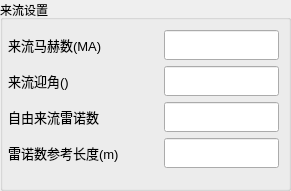
          <widget class="QGroupBox" name="groupBox_13">
           <property name="geometry">
            <rect>
             <x>10</x>
             <y>230</y>
             <width>291</width>
             <height>191</height>
            </rect>
           </property>
           <property name="minimumSize">
            <size>
             <width>291</width>
             <height>0</height>
            </size>
           </property>
           <property name="title">
            <string>来流设置</string>
           </property>
           <widget class="QWidget" name="layoutWidget">
            <property name="geometry">
             <rect>
              <x>8</x>
              <y>30</y>
              <width>271</width>
              <height>140</height>
             </rect>
            </property>
            <layout class="QGridLayout" name="gridLayout_16">
             <item row="0" column="0">
              <widget class="QLabel" name="label_llma">
               <property name="sizePolicy">
                <sizepolicy hsizetype="Fixed" vsizetype="Preferred">
                 <horstretch>0</horstretch>
                 <verstretch>0</verstretch>
                </sizepolicy>
               </property>
               <property name="minimumSize">
                <size>
                 <width>100</width>
                 <height>0</height>
                </size>
               </property>
               <property name="font">
                <font>
                 <pointsize>10</pointsize>
                </font>
               </property>
               <property name="text">
                <string>来流马赫数(MA)</string>
               </property>
              </widget>
             </item>
             <item row="0" column="1">
              <spacer name="horizontalSpacer_23">
               <property name="orientation">
                <enum>Qt::Horizontal</enum>
               </property>
               <property name="sizeType">
                <enum>QSizePolicy::Fixed</enum>
               </property>
               <property name="sizeHint" stdset="0">
                <size>
                 <width>30</width>
                 <height>20</height>
                </size>
               </property>
              </spacer>
             </item>
             <item row="0" column="2">
              <widget class="QLineEdit" name="ll_textma">
               <property name="sizePolicy">
                <sizepolicy hsizetype="Expanding" vsizetype="Fixed">
                 <horstretch>0</horstretch>
                 <verstretch>0</verstretch>
                </sizepolicy>
               </property>
               <property name="minimumSize">
                <size>
                 <width>0</width>
                 <height>30</height>
                </size>
               </property>
               <property name="font">
                <font>
                 <pointsize>11</pointsize>
                </font>
               </property>
               <property name="alignment">
                <set>Qt::AlignCenter</set>
               </property>
              </widget>
             </item>
             <item row="1" column="0">
              <widget class="QLabel" name="label_llyingjaio">
               <property name="sizePolicy">
                <sizepolicy hsizetype="Fixed" vsizetype="Preferred">
                 <horstretch>0</horstretch>
                 <verstretch>0</verstretch>
                </sizepolicy>
               </property>
               <property name="minimumSize">
                <size>
                 <width>80</width>
                 <height>0</height>
                </size>
               </property>
               <property name="font">
                <font>
                 <pointsize>10</pointsize>
                </font>
               </property>
               <property name="text">
                <string>来流迎角()</string>
               </property>
              </widget>
             </item>
             <item row="1" column="1">
              <spacer name="horizontalSpacer_24">
               <property name="orientation">
                <enum>Qt::Horizontal</enum>
               </property>
               <property name="sizeType">
                <enum>QSizePolicy::Fixed</enum>
               </property>
               <property name="sizeHint" stdset="0">
                <size>
                 <width>30</width>
                 <height>20</height>
                </size>
               </property>
              </spacer>
             </item>
             <item row="1" column="2">
              <widget class="QLineEdit" name="ll_textyingjiao">
               <property name="sizePolicy">
                <sizepolicy hsizetype="Expanding" vsizetype="Fixed">
                 <horstretch>0</horstretch>
                 <verstretch>0</verstretch>
                </sizepolicy>
               </property>
               <property name="minimumSize">
                <size>
                 <width>0</width>
                 <height>30</height>
                </size>
               </property>
               <property name="font">
                <font>
                 <pointsize>11</pointsize>
                </font>
               </property>
               <property name="alignment">
                <set>Qt::AlignCenter</set>
               </property>
              </widget>
             </item>
             <item row="2" column="0">
              <widget class="QLabel" name="label_llleinuo">
               <property name="sizePolicy">
                <sizepolicy hsizetype="Fixed" vsizetype="Preferred">
                 <horstretch>0</horstretch>
                 <verstretch>0</verstretch>
                </sizepolicy>
               </property>
               <property name="minimumSize">
                <size>
                 <width>80</width>
                 <height>0</height>
                </size>
               </property>
               <property name="font">
                <font>
                 <pointsize>10</pointsize>
                </font>
               </property>
               <property name="text">
                <string>自由来流雷诺数</string>
               </property>
              </widget>
             </item>
             <item row="2" column="1">
              <spacer name="horizontalSpacer_25">
               <property name="orientation">
                <enum>Qt::Horizontal</enum>
               </property>
               <property name="sizeType">
                <enum>QSizePolicy::Fixed</enum>
               </property>
               <property name="sizeHint" stdset="0">
                <size>
                 <width>30</width>
                 <height>20</height>
                </size>
               </property>
              </spacer>
             </item>
             <item row="2" column="2">
              <widget class="QLineEdit" name="ll_textleinuo">
               <property name="sizePolicy">
                <sizepolicy hsizetype="Expanding" vsizetype="Fixed">
                 <horstretch>0</horstretch>
                 <verstretch>0</verstretch>
                </sizepolicy>
               </property>
               <property name="minimumSize">
                <size>
                 <width>0</width>
                 <height>30</height>
                </size>
               </property>
               <property name="font">
                <font>
                 <pointsize>11</pointsize>
                </font>
               </property>
               <property name="alignment">
                <set>Qt::AlignCenter</set>
               </property>
              </widget>
             </item>
             <item row="3" column="0">
              <widget class="QLabel" name="label_llleinuochangdu">
               <property name="sizePolicy">
                <sizepolicy hsizetype="Fixed" vsizetype="Preferred">
                 <horstretch>0</horstretch>
                 <verstretch>0</verstretch>
                </sizepolicy>
               </property>
               <property name="minimumSize">
                <size>
                 <width>120</width>
                 <height>0</height>
                </size>
               </property>
               <property name="font">
                <font>
                 <pointsize>10</pointsize>
                </font>
               </property>
               <property name="text">
                <string>雷诺数参考长度(m)</string>
               </property>
              </widget>
             </item>
             <item row="3" column="1">
              <spacer name="horizontalSpacer_26">
               <property name="orientation">
                <enum>Qt::Horizontal</enum>
               </property>
               <property name="sizeType">
                <enum>QSizePolicy::Fixed</enum>
               </property>
               <property name="sizeHint" stdset="0">
                <size>
                 <width>30</width>
                 <height>20</height>
                </size>
               </property>
              </spacer>
             </item>
             <item row="3" column="2">
              <widget class="QLineEdit" name="ll_textleinuocd">
               <property name="sizePolicy">
                <sizepolicy hsizetype="Expanding" vsizetype="Fixed">
                 <horstretch>0</horstretch>
                 <verstretch>0</verstretch>
                </sizepolicy>
               </property>
               <property name="minimumSize">
                <size>
                 <width>0</width>
                 <height>30</height>
                </size>
               </property>
               <property name="font">
                <font>
                 <pointsize>11</pointsize>
                </font>
               </property>
               <property name="alignment">
                <set>Qt::AlignCenter</set>
               </property>
              </widget>
             </item>
            </layout>
           </widget>
          </widget>
